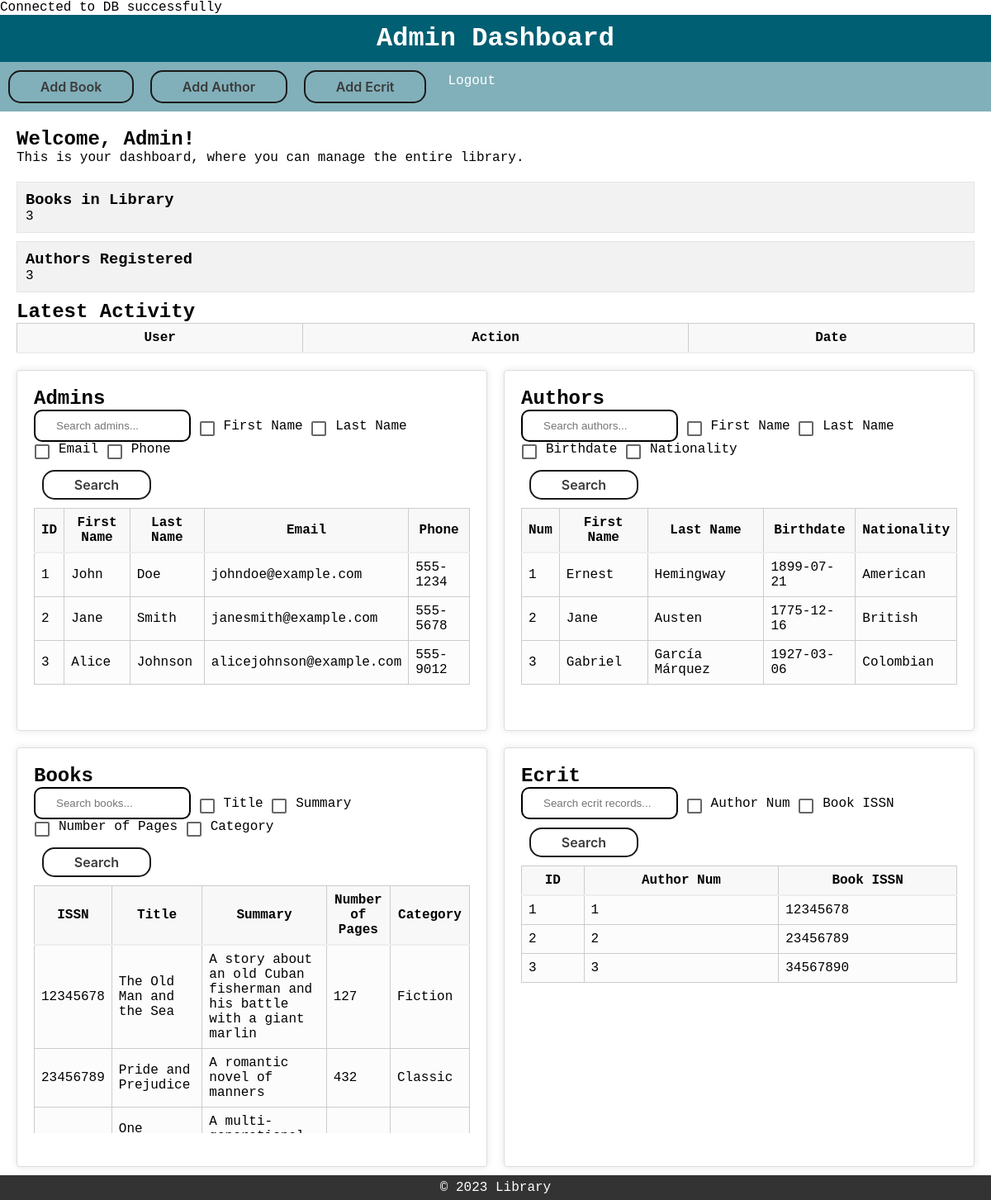
The app's page /admin_dashboard/admin_dashboard.php, older data.
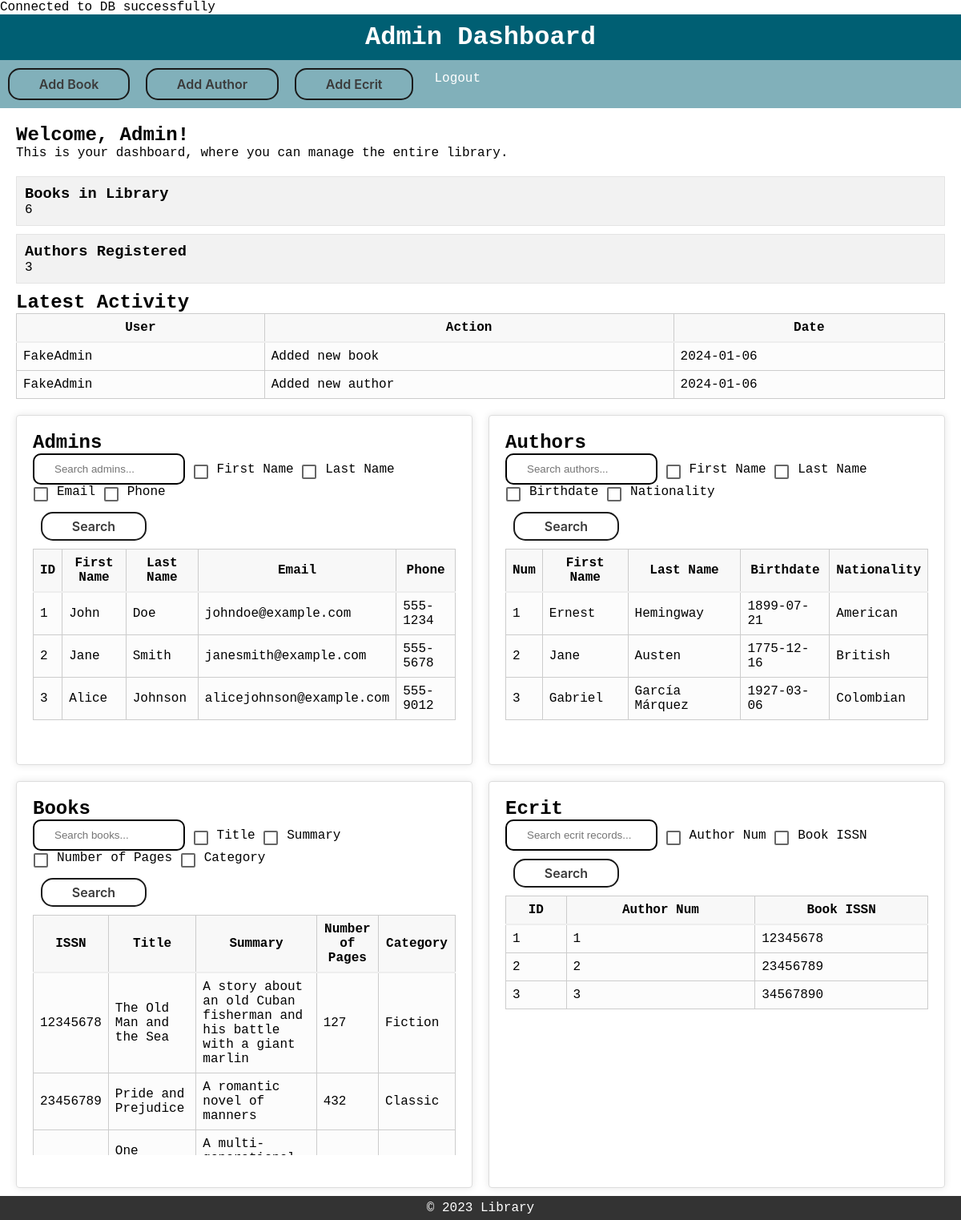
The same page, newer data.
### tables this page shows
CREATE TABLE `author` (
  `Num` int(11) NOT NULL,
  `FirstName` varchar(100) NOT NULL,
  `LastName` varchar(100) NOT NULL,
  `BirthDate` date NOT NULL,
  `Nationality` varchar(100) NOT NULL
);

CREATE TABLE `book` (
  `ISSN` varchar(8) NOT NULL,
  `Title` varchar(255) NOT NULL,
  `Summary` text NOT NULL,
  `NbPages` int(11) NOT NULL,
  `Category` varchar(100) NOT NULL
);

CREATE TABLE `ecrit` (
  `ID` int(11) NOT NULL,
  `Num` int(11) NOT NULL,
  `ISSN` varchar(20) NOT NULL
);

CREATE TABLE `activity_log` (
  `id` int(11) NOT NULL,
  `user` varchar(255) NOT NULL,
  `action` varchar(255) NOT NULL,
  `date` date NOT NULL
);

### admin_dashboard/admin_dashboard.php (the view, shortened to what this page needs)
<?php
$servername = "localhost";
$username = "root";
$password = "root";
$database = "mylibrary";
try {
    $conn = new PDO("mysql:host=$servername;dbname=$database", $username, $password);
    $conn->setAttribute(PDO::ATTR_ERRMODE, PDO::ERRMODE_EXCEPTION);
} catch(PDOException $e) {
    echo "Connection failed: " . $e->getMessage();
}
function fetchTableData($conn, $tableName, $searchTerm, $searchColumns) {
    try {
        $allowedColumnsMap = [
            'admin' => ['FirstName', 'LastName', 'Mail', 'Phone'],
            'author' => ['FirstName', 'LastName', 'BirthDate', 'Nationality'],
            'book' => ['Title', 'Summary', 'NbPages', 'Category'],
            'ecrit' => ['Num', 'ISSN'],
        ];
        $allowedColumns = $allowedColumnsMap[$tableName];
        $searchColumns = array_filter($searchColumns, function ($column) use ($allowedColumns) {
            return in_array($column, $allowedColumns, true);
        });
        if ($searchTerm && !empty($searchColumns)) {
            $conditions = [];
            $params = [];
            foreach ($searchColumns as $column) {
                if (in_array($column, $allowedColumns)) {
                    $conditions[] = "$column LIKE :$column";
                    $params[":$column"] = '%' . $searchTerm . '%';
                }
            }
            $query = "SELECT * FROM $tableName";
            if (!empty($conditions)) {
                $query .= " WHERE " . implode(' OR ', $conditions);
            }
            $stmt = $conn->prepare($query);
            foreach ($params as $key => &$val) {
                $stmt->bindParam($key, $val);
            }
            $stmt->execute();
            return $stmt->fetchAll(PDO::FETCH_ASSOC);
        } else {
            $stmt = $conn->prepare("SELECT * FROM $tableName");
            $stmt->execute();
            return $stmt->fetchAll(PDO::FETCH_ASSOC);
        }
    } catch (Exception $e) {
        echo "Error: " . $e->getMessage();
        return [];
    }
}
$searchTermAdmin = $_GET['search_term_admin'] ?? '';
$adminSearchColumns = $_GET['admin_search_columns'] ?? [];
$admins = fetchTableData($conn, 'admin', $searchTermAdmin, $adminSearchColumns);
$searchTermAuthor = $_GET['search_term_author'] ?? '';
$authorSearchColumns = $_GET['author_search_columns'] ?? [];
$authors = fetchTableData($conn, 'author', $searchTermAuthor, $authorSearchColumns);
$searchTermBook = $_GET['search_term_book'] ?? '';
$bookSearchColumns = $_GET['book_search_columns'] ?? [];
$books = fetchTableData($conn, 'book', $searchTermBook, $bookSearchColumns);
$searchTermEcrit = $_GET['search_term_ecrit'] ?? '';
$ecritSearchColumns = $_GET['ecrit_search_columns'] ?? [];
$ecrits = fetchTableData($conn, 'ecrit', $searchTermEcrit, $ecritSearchColumns);
$activityLogStmt = $conn->query("SELECT user, action, date FROM activity_log ORDER BY date DESC LIMIT 10");
$activities = $activityLogStmt->fetchAll(PDO::FETCH_ASSOC);
$bookCountStmt = $conn->query("SELECT COUNT(*) FROM book");
$bookCount = $bookCountStmt->fetchColumn();
$authorCountStmt = $conn->query("SELECT COUNT(*) FROM author");
$authorCount = $authorCountStmt->fetchColumn();
?>
<!DOCTYPE html>
<html lang="en">
  <head>
    <link rel="stylesheet" href="style.css">
  </head>
  <body>
    <header>
      <h1>Admin Dashboard</h1>
    </header>
    <nav id="admin-nav">
      <ul>
        <li>
        <button id="btnAddBook">Add Book</button>
        </li>
        <li>
        <button id="btnAddAuthor">Add Author</button>
        </li>
        <li>
        <button id="btnAddEcrit">Add Ecrit</button>
        </li>
        <li>
          <a href="logout.php">Logout</a>
        </li>
      </ul>
    </nav>
    <main>
      <section id="welcome">
        <h2>Welcome, Admin!</h2>
        <p>This is your dashboard, where you can manage the entire library.</p>
      </section>
      <section id="stats">
  <div class="stat">
    <h3>Books in Library</h3>
    <p><?php echo $bookCount; ?></p>
  </div>
  <div class="stat">
    <h3>Authors Registered</h3>
    <p><?php echo $authorCount; ?></p>
  </div>
</section>
<section id="latest-activity">
  <h2>Latest Activity</h2>
  <table>
    <thead>
      <tr>
        <th>User</th>
        <th>Action</th>
        <th>Date</th>
      </tr>
    </thead>
    <tbody>
      <?php foreach ($activities as $activity): ?>
      <tr>
        <td><?php echo htmlspecialchars($activity['user']); ?></td>
        <td><?php echo htmlspecialchars($activity['action']); ?></td>
        <td><?php echo htmlspecialchars($activity['date']); ?></td>
      </tr>
      <?php endforeach; ?>
    </tbody>
  </table>
</section>
      <div class="dashboard-grid">
        <section class="table-container">
          <h2>Admins</h2>
          <form method="get" action="admin_dashboard.php">
            <input class="input" type="text" name="search_term_admin" placeholder="Search admins..." />
            <label class="cl-checkbox">
              <input type="checkbox" name="admin_search_columns[]" value="FirstName"> <span>First Name </span></label>
            <label class="cl-checkbox">
              <input type="checkbox" name="admin_search_columns[]" value="LastName"> <span>Last Name</span></label>
            <label class="cl-checkbox">
              <input type="checkbox" name="admin_search_columns[]" value="Mail"> <span>Email</span></label>
            <label class="cl-checkbox">
              <input type="checkbox" name="admin_search_columns[]" value="Phone"> <span>Phone</span> </label>
            <button type="submit">Search</button>
          </form>
          <div class="scrollable-table">
            <table>
              <thead>
                <tr>
                  <th>ID</th>
                  <th>First Name</th>
                  <th>Last Name</th>
                  <th>Email</th>
                  <th>Phone</th>
                </tr>
              </thead>
              <tbody> <?php foreach ($admins as $row): ?> <tr>
                  <td> <?php echo htmlspecialchars($row['ID']); ?> </td>
                  <td> <?php echo htmlspecialchars($row['FirstName']); ?> </td>
                  <td> <?php echo htmlspecialchars($row['LastName']); ?> </td>
                  <td> <?php echo htmlspecialchars($row['Mail']); ?> </td>
                  <td> <?php echo htmlspecialchars($row['Phone']); ?> </td>
                </tr> <?php endforeach; ?> </tbody>
            </table>
          </div>
        </section>
        <section class="table-container">
          <h2>Authors</h2>
          <form method="get" action="admin_dashboard.php">
            <input class="input" type="text" name="search_term_author" placeholder="Search authors..." />
            <label class="cl-checkbox">
              <input type="checkbox" name="author_search_columns[]" value="FirstName"> <span>First Name</span> </label>
            <label class="cl-checkbox">
              <input type="checkbox" name="author_search_columns[]" value="LastName"> <span>Last Name</span> </label>
            <label class="cl-checkbox">
              <input type="checkbox" name="author_search_columns[]" value="BirthDate"> <span>Birthdate</span> </label>
            <label class="cl-checkbox">
              <input type="checkbox" name="author_search_columns[]" value="Nationality"> <span>Nationality</span> </label>
            <button type="submit">Search</button>
          </form>
          <div class="scrollable-table">
            <table>
              <thead>
                <tr>
                  <th>Num</th>
                  <th>First Name</th>
                  <th>Last Name</th>
                  <th>Birthdate</th>
                  <th>Nationality</th>
                </tr>
              </thead>
              <tbody> <?php foreach ($authors as $row): ?> <tr>
                  <td> <?php echo htmlspecialchars($row['Num']); ?> </td>
                  <td> <?php echo htmlspecialchars($row['FirstName']); ?> </td>
                  <td> <?php echo htmlspecialchars($row['LastName']); ?> </td>
                  <td> <?php echo htmlspecialchars($row['BirthDate']); ?> </td>
                  <td> <?php echo htmlspecialchars($row['Nationality']); ?> </td>
                </tr> <?php endforeach; ?> </tbody>
            </table>
          </div>
        </section>
        <section class="table-container">
          <h2>Books</h2>
          <form method="get" action="admin_dashboard.php">
            <input class="input" type="text" name="search_term_book" placeholder="Search books..." />
            <label class="cl-checkbox">
              <input type="checkbox" name="book_search_columns[]" value="Title"> <span>Title</span> </label>
            <label class="cl-checkbox">
              <input type="checkbox" name="book_search_columns[]" value="Summary"> <span>Summary</span> </label>
            <label class="cl-checkbox">
              <input type="checkbox" name="book_search_columns[]" value="NbPages"> <span>Number of Pages</span> </label>
            <label class="cl-checkbox">
              <input type="checkbox" name="book_search_columns[]" value="Category"> <span>Category</span> </label>
            <button type="submit">Search</button>
          </form>
          <div class="scrollable-table">
            <table>
              <thead>
                <tr>
                  <th>ISSN</th>
                  <th>Title</th>
                  <th>Summary</th>
                  <th>Number of Pages</th>
                  <th>Category</th>
                </tr>
              </thead>
              <tbody> <?php foreach ($books as $row): ?> <tr>
                  <td> <?php echo htmlspecialchars($row['ISSN']); ?> </td>
                  <td> <?php echo htmlspecialchars($row['Title']); ?> </td>
                  <td> <?php echo htmlspecialchars($row['Summary']); ?> </td>
                  <td> <?php echo htmlspecialchars($row['NbPages']); ?> </td>
                  <td> <?php echo htmlspecialchars($row['Category']); ?> </td>
                </tr> <?php endforeach; ?> </tbody>
            </table>
          </div>
        </section>
        <section class="table-container">
          <h2>Ecrit</h2>
          <form method="get" action="admin_dashboard.php">
            <input class="input" type="text" name="search_term_ecrit" placeholder="Search ecrit records..." />
            <label class="cl-checkbox">
              <input type="checkbox" name="ecrit_search_columns[]" value="Num"> <span>Author Num</span> </label>
            <label class="cl-checkbox">
              <input type="checkbox" name="ecrit_search_columns[]" value="ISSN"> <span>Book ISSN</span> </label>
            <button type="submit">Search</button>
          </form>
          <div class="scrollable-table">
            <table>
              <thead>
                <tr>
                  <th>ID</th>
                  <th>Author Num</th>
                  <th>Book ISSN</th>
                </tr>
              </thead>
              <tbody> <?php foreach ($ecrits as $row): ?> <tr>
                  <td> <?php echo htmlspecialchars($row['ID']); ?> </td>
                  <td> <?php echo htmlspecialchars($row['Num']); ?> </td>
                  <td> <?php echo htmlspecialchars($row['ISSN']); ?> </td>
                </tr> <?php endforeach; ?> </tbody>
            </table>
          </div>
        </section>
      </div>
    </main>
    <footer>
      <p>&copy; 2023 Library</p>
    </footer>
  </body>
</html>

### admin_dashboard/style.css (style rules this page uses)
* { margin: 0; padding: 0; box-sizing: border-box; }
body { font-family: "Courier New", Courier, monospace; }
header { background-color: #005f73; color: #fff; padding: 10px 20px; text-align: center; }
nav#admin-nav ul { list-style-type: none; background-color: #0060737e; overflow: hidden; }
nav#admin-nav li { float: left; }
nav#admin-nav li a { display: block; color: white; text-align: center; padding: 14px 16px; text-decoration: none; }
main { padding: 20px; }
section#stats { margin-top: 20px; }
.stat { background-color: #f2f2f2; border: 1px solid #e4e4e4; padding: 10px; margin-bottom: 10px; }
footer { background: #333; color: white; text-align: center; line-height: 30px; height: 30px; position: fixed; bottom: 0; width: 100%; }
.dashboard-grid { display: grid; grid-template-columns: repeat(2, 1fr); grid-gap: 20px; margin: 20px 0; }
.table-container { background: #fff; border: 1px solid #ddd; padding: 20px; border-radius: 4px; box-shadow: 0 0 10px rgba(0, 0, 0, 0.1); }
.scrollable-table { max-height: 300px; overflow-y: auto; }
table { width: 100%; border-collapse: collapse; margin-bottom: 15px; }
th, td { padding: 8px; border: 1px solid #ccc; }
th { background-color: #f8f8f8; border-bottom: 2px solid #eee; }
td { background-color: #fcfcfc; }
.cl-checkbox { position: relative; display: inline-block; }
.cl-checkbox > span { display: inline-block; width: 100%; cursor: pointer; }
.cl-checkbox > span::before { content: ""; display: inline-block; box-sizing: border-box; margin: 3px 11px 3px 1px; border: solid 2px; border-color: rgba(0, 0, 0, 0.6); border-radius: 2px; width: 18px; height: 18px; vertical-align: top; transition: border-color 0.2s, background-color 0.2s; }
.cl-checkbox > span::after { content: ""; display: block; position: absolute; top: 3px; left: 1px; width: 10px; height: 5px; border: solid 2px transparent; border-right: none; border-top: none; transform: translate(3px, 4px) rotate(-45deg); }
.input { color: #3a3a3a; border: 2px solid #000000; border-radius: 10px; padding: 10px 25px; background: transparent; max-width: 190px; }
button { appearance: none; background-color: transparent; border: 0.125em solid #1A1A1A; border-radius: 0.9375em; height: 5%; text-align: center; color: #3B3B3B; cursor: pointer; display: flex; align-items: center; justify-content: center; font-family: Roobert,-apple-system,BlinkMacSystemFont,"Segoe UI",Helvetica,Arial,sans-serif,"Apple Color Emoji","Segoe UI Emoji","Segoe UI Symbol"; font-size: 16px; font-weight: 600; line-height: normal; margin: 10; min-width: 0; outline: none; padding: 1em 2.3em; text-align: center; text-decoration: none; transition: all 300ms cubic-bezier(.23, 1, 0.32, 1); user-select: none; -webkit-user-select: none; touch-action: manipulation; will-change: transform; }

Row changes from the older to the newer data that the page shows:
added activity_log: user "FakeAdmin", action "Added new book", date "2024-01-06"
added activity_log: user "FakeAdmin", action "Added new author", date "2024-01-06"
Text that changed along with them:
$bookCount: "3" → "6"
